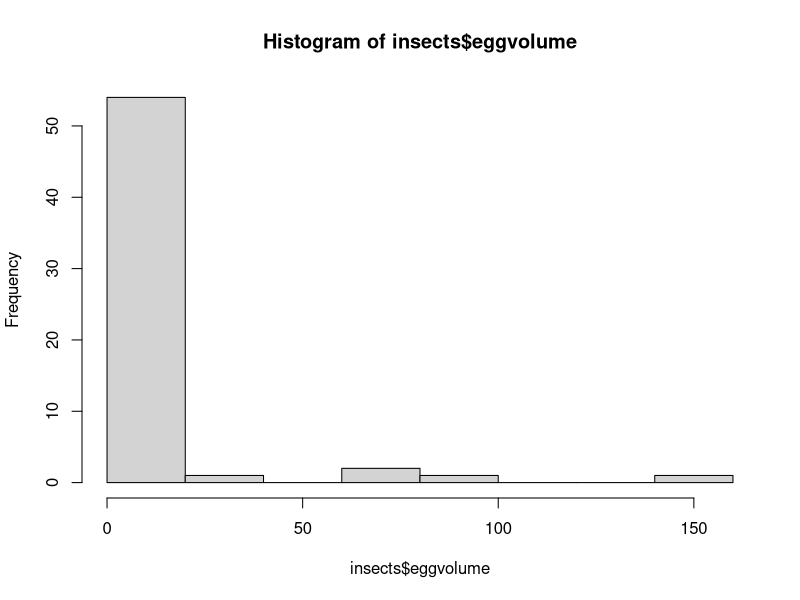

The R script that drew this image:
## ---- chunk 1
knitr::opts_chunk$set(prompt = T, comment = NA, error = TRUE,digits = 6)
## ---- chunk 2
3+4
## ---- chunk 3
3+4*7
21.34/3.8 - 12.9
(3+4)*7
(1+3)^2
## ---- chunk 4
log(47.2)
## ---- chunk 5
log(16,base=2)
## ---- chunk 6
log(100,10)
## ---- chunk 7
log(base=10,x=100)
## ---- chunk 8
y = 5
x <- 4
## ---- chunk 9
x
y
x*y
y = 7
x*y
## ---- chunk 10
ls()
## ---- chunk 11
data1 = c(6,5,1)
data2 = c(4,3,2)
data1
data2
data1+data2
data1*data2
log(data2)
## ---- chunk 12
seq(1,10)
seq(1,10,by=2)
seq(1,10,length=7)
## ---- chunk 13
rep(7,4)
rep(c(1,2),times=2)
rep(c(1,2),each=2)
## ---- chunk 14
normalData = rnorm(10,mean=0,sd=1)
normalData
binomialData = rbinom(10,n=8,p=0.5)
binomialData
## ---- chunk 15
length(normalData)
max(normalData)
min(normalData)

sum(binomialData)
sum(binomialData)/length(binomialData)
mean(binomialData)
median(binomialData)
var(binomialData)
sqrt(var(binomialData))
sd(binomialData)
summary(binomialData)
## ---- chunk 16
x = c(9,5,3,8,4)
x
x[2]
x[4]
x[c(1,2,5)]      # first, second, fifth elements
x[1:3]           # recall that 1:3 is short
x[-3]            # without the third element
y = c(1,1,5)     # store some indices in another vector y
x[y]             # use y to index x
## ---- chunk 17
x
x < 5
## ---- chunk 18
x < 5            # less than
x <= 5           # less than or equal to
x > 5            # greater than
x == 5           # is equal to (notice, TWO equals signs!)
x != 5           # is not equal to
x > 3 & x <= 8   # x is greater than 3 AND x is less than or equal to 8.
x > 3 | x <= 8   # x is greater than 3 OR x is less than or equal to 8.
## ---- chunk 19
x
x[x<5]          # a vector of all the elements in x that are less than 5
## ---- chunk 20
sum(x<5)
## ---- chunk 21
years = 1300:2013    # a vector containing the years of grape harvest
numYears = length(years)
harvestDate = round(rnorm(numYears, mean = 25, sd = 4))   # simulate harvest dates
simHarvest = data.frame(years, harvestDate) # create data frame!
## ---- chunk 22
head(simHarvest)
## ---- chunk 23
mean(simHarvest$harvestDate)
## ---- chunk 24
# calculate the mean harvest date
mean(simHarvest$harvestDate)

# calculate the max harvest date before 1500
max(simHarvest$harvestDate[simHarvest$year < 1500])

# count the number of harvest dates more than 28 days after Sep 1
sum(simHarvest$harvestDate > 28)
## ---- chunk 25
insects = read.csv("insect_stats.csv", header=TRUE)
## ---- chunk 26
hist(insects$eggvolume,breaks=10)
